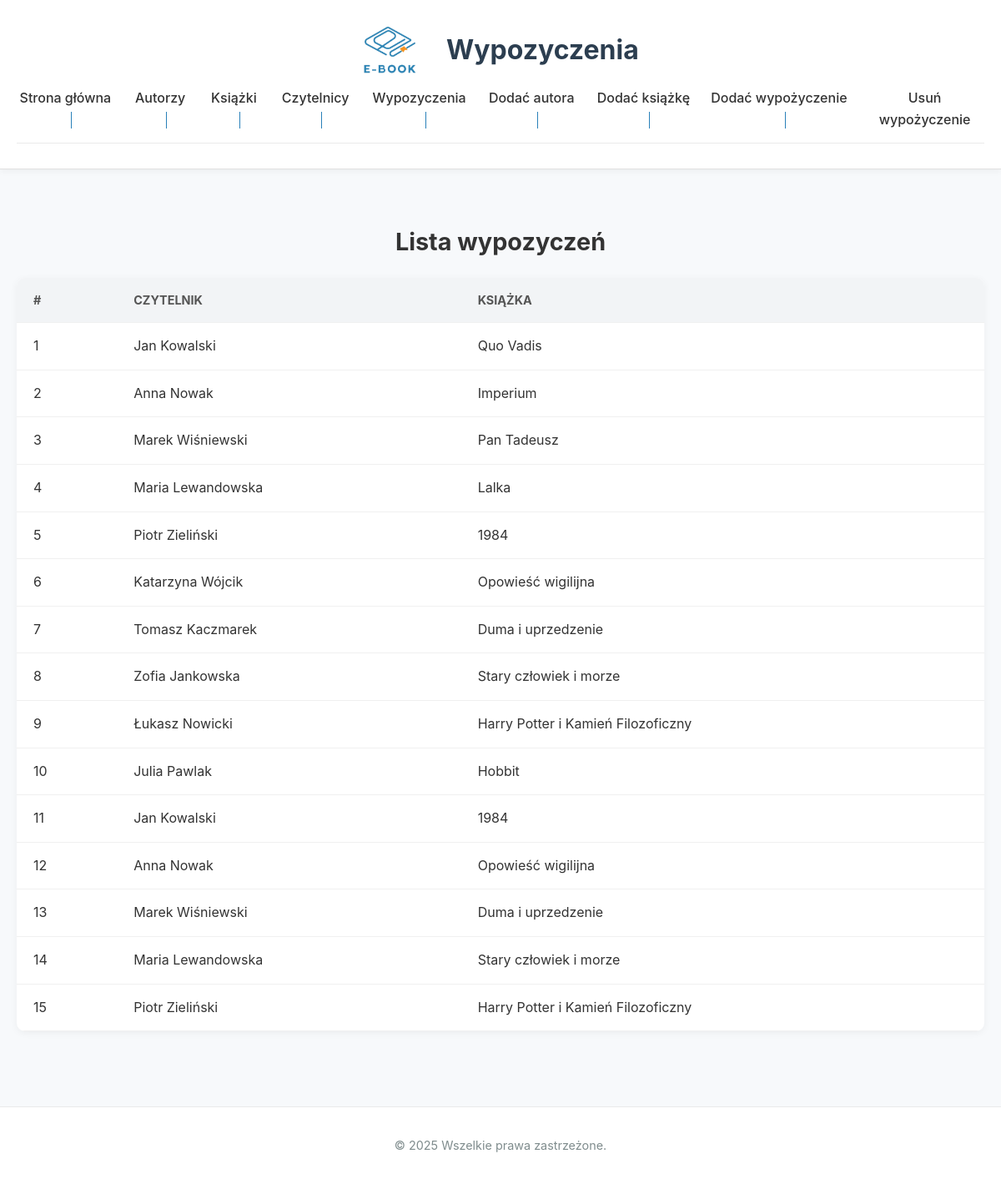
Page /Main/wypozyczenia.php on the committed database.
### tables this page shows
CREATE TABLE wypozyczenie (
    id INT AUTO_INCREMENT PRIMARY KEY,
    czytelnik_id INT,
    ksiazka_id INT,
    FOREIGN KEY (czytelnik_id) REFERENCES czytelnik(id),
    FOREIGN KEY (ksiazka_id) REFERENCES ksiazka(id)
);

CREATE TABLE ksiazka (
    id INT AUTO_INCREMENT PRIMARY KEY,
    tytul VARCHAR(200) NOT NULL,
    autor_id INT,
    wydawca_id INT,
    rok_wydania YEAR,
    tematyka_id INT,
    ilosc_calkowita INT NOT NULL DEFAULT 0,
    ilosc_dostepnych INT NOT NULL DEFAULT 0,
    dostepnosc INT NOT NULL DEFAULT 0,
    FOREIGN KEY (autor_id) REFERENCES autor(id),
    FOREIGN KEY (wydawca_id) REFERENCES wydawca(id),
    FOREIGN KEY (tematyka_id) REFERENCES tematyka(id)
);

### Main/wypozyczenia.php (the view, shortened to what this page needs)
<?php include 'baza.php'; ?>
<!DOCTYPE html>
<html lang="pl">
<head>
    <link rel="stylesheet" href="style.css">
</head>
<body>
    <header>
        <div class="header-container">
            <img src="../logo.png" alt="Logo" class="logo">
            <h1>Wypozyczenia</h1>
        </div>
        <?php include 'navigation.php'; ?>
    </header>
    <main>
        <h2>Lista wypozyczeń</h2>
        <table>
            <thead>
                <tr>
                    <th>#</th>
                    <th>Czytelnik</th>
                    <th>Książka</th>
                </tr>
            </thead>
            <tbody>
                <?php
                $result = $conn->query("SELECT w.id, CONCAT(c.imie, ' ', c.nazwisko) AS pelne_imie, k.tytul AS ksiazka
                                        FROM wypozyczenie w
                                        JOIN czytelnik c ON w.czytelnik_id = c.id
                                        JOIN ksiazka k ON w.ksiazka_id = k.id");
                if ($result->num_rows > 0) {
                    while ($row = $result->fetch_assoc()) {
                        echo "<tr>
                                <td>" . htmlspecialchars($row['id']) . "</td>
                                <td>" . htmlspecialchars($row['pelne_imie']) . "</td>
                                <td>" . htmlspecialchars($row['ksiazka']) . "</td>
                              </tr>";
                    }
                } else {
                    echo "<tr><td colspan='3'>Brak wpisów</td></tr>";
                }
                ?>
            </tbody>
        </table>
    </main>
    <footer>
        <p>© 2025 Wszelkie prawa zastrzeżone.</p>
    </footer>
</body>
</html>

### Main/style.css (style rules this page uses)
* { box-sizing: border-box; }
body { font-family: 'Inter', 'Open Sans', 'Poppins', sans-serif; margin: 0; padding: 0; background-color: #f7f9fb; color: #333; line-height: 1.6; }
header { background-color: #ffffff; padding: 30px 20px; text-align: center; box-shadow: 0 2px 8px rgba(0, 0, 0, 0.05); border-bottom: 1px solid #e0e0e0; }
main h2 { text-align: center; font-size: 1.8rem; margin-bottom: 20px; }
header h1 { margin: 0; font-size: 2rem; color: #2c3e50; }
.header-container { display: flex; justify-content: center; align-items: center; gap: 20px; padding: 0 20px; }
.logo { height: 60px; margin-right: 15px; }
main { padding: 40px 20px; max-width: 1200px; margin: auto; }
table { width: 100%; border-collapse: collapse; background-color: #fff; border-radius: 10px; overflow: hidden; box-shadow: 0 2px 10px rgba(0, 0, 0, 0.05); }
table th, table td { padding: 15px 20px; border-bottom: 1px solid #f0f0f0; text-align: left; }
table th { background-color: #f2f4f6; color: #555; font-size: 0.9rem; text-transform: uppercase; }
footer { background-color: #ffffff; color: #7f8c8d; text-align: center; padding: 20px; font-size: 0.9rem; border-top: 1px solid #eaeaea; margin-top: 50px; }

### rows in the picture
wypozyczenie: id "1", pelne_imie "Jan Kowalski", ksiazka.tytul "Quo Vadis"
wypozyczenie: id "2", pelne_imie "Anna Nowak", ksiazka.tytul "Imperium"
wypozyczenie: id "3", pelne_imie "Marek Wiśniewski", ksiazka.tytul "Pan Tadeusz"
wypozyczenie: id "4", pelne_imie "Maria Lewandowska", ksiazka.tytul "Lalka"
wypozyczenie: id "5", pelne_imie "Piotr Zieliński", ksiazka.tytul "1984"
wypozyczenie: id "6", pelne_imie "Katarzyna Wójcik", ksiazka.tytul "Opowieść wigilijna"
wypozyczenie: id "7", pelne_imie "Tomasz Kaczmarek", ksiazka.tytul "Duma i uprzedzenie"
wypozyczenie: id "8", pelne_imie "Zofia Jankowska", ksiazka.tytul "Stary człowiek i morze"
wypozyczenie: id "9", pelne_imie "Łukasz Nowicki", ksiazka.tytul "Harry Potter i Kamień Filozoficzny"
wypozyczenie: id "10", pelne_imie "Julia Pawlak", ksiazka.tytul "Hobbit"
wypozyczenie: id "11", pelne_imie "Jan Kowalski", ksiazka.tytul "1984"
wypozyczenie: id "12", pelne_imie "Anna Nowak", ksiazka.tytul "Opowieść wigilijna"
wypozyczenie: id "13", pelne_imie "Marek Wiśniewski", ksiazka.tytul "Duma i uprzedzenie"
wypozyczenie: id "14", pelne_imie "Maria Lewandowska", ksiazka.tytul "Stary człowiek i morze"
wypozyczenie: id "15", pelne_imie "Piotr Zieliński", ksiazka.tytul "Harry Potter i Kamień Filozoficzny"
